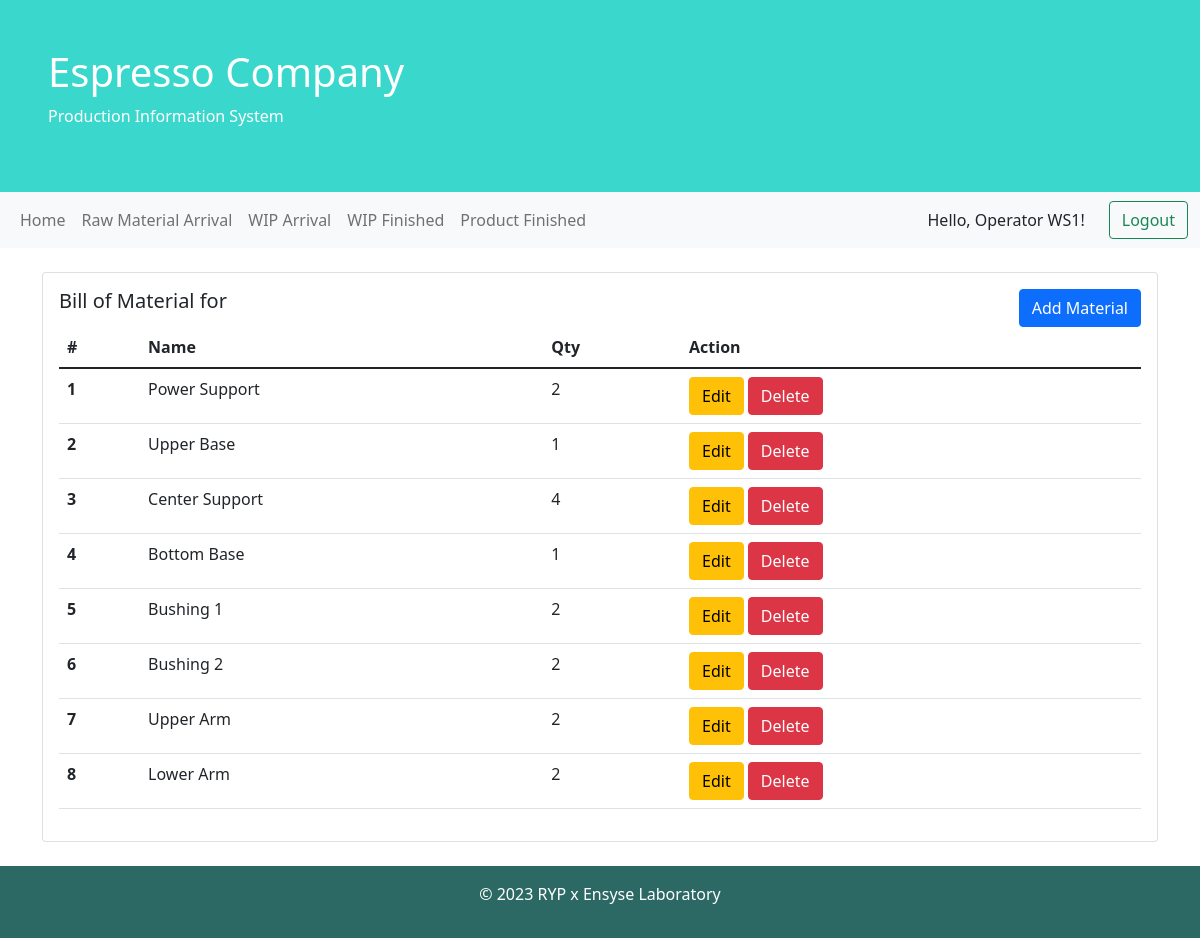
Page /wip/detail.php (signed in) on the committed database.
### tables this page shows
CREATE TABLE `wip_detail` (
  `id` int(11) NOT NULL,
  `wip_id` int(11) NOT NULL,
  `raw_material_id` int(11) NOT NULL,
  `qty` int(11) NOT NULL
);

CREATE TABLE `raw_material` (
  `id` int(11) NOT NULL,
  `name` varchar(255) NOT NULL,
  `qty` int(11) NOT NULL,
  `price` bigint(20) NOT NULL
);

### model/Wip.php (called while the page is built, shortened)
<?php
class WIP extends Database
{
	function __construct()
	{
		$this->connection = mysqli_connect($this->host, $this->username, $this->password, $this->database);
	}
	function getWIP($id)
	{
		$query = "SELECT * FROM wip WHERE id='$id' ";
		$data = mysqli_query($this->connection, $query);
		if (!$this->connection->query($query)) {
			echo ("Error description: " . $this->connection->error);
		}
		return mysqli_fetch_assoc($data);
	}
	function detailWIP($id = null)
	{
		if ($id == null) {
			$query = "SELECT a.*,b.name as wip_name,c.name as material_name FROM wip_detail a JOIN wip b ON a.wip_id=b.id JOIN raw_material c ON a.raw_material_id=c.id";
		} else {
			$query = "SELECT a.*,b.name as wip_name,c.name as material_name FROM wip_detail a JOIN wip b ON a.wip_id=b.id JOIN raw_material c ON a.raw_material_id=c.id WHERE a.wip_id=$id ";
		}
		$data = mysqli_query($this->connection, $query);
		return $data;
	}
}

### wip/detail.php (the view, shortened to what this page needs)
<?php
include '../model/Wip.php';
$db = new WIP();
$details = $db->detailWIP($_GET['id']);
$wip = $db->getWIP($_GET['id']);
?>
<!DOCTYPE html>
<html lang="en">
<head>
    <link href="https://cdn.jsdelivr.net/npm/bootstrap@5.1.3/dist/css/bootstrap.min.css" rel="stylesheet">
    <link rel="stylesheet" href="../style.css">
</head>
<body>
    <div class="container-fluid p-5 bg-blue text-white text-centerr">
        <h1>Espresso Company</h1>
        <p>Production Information System</p>
    </div>
    <div class="container mt-4">
        <div class="row">
            <div class="col-lg-12">
                <div class="card">
                    <div class="card-body">
                        <div class="row">
                            <div class="col-6">
                                <h5 class="card-title">Bill of Material for <?= $wip['name'] ?></h5>
                            </div>
                            <div class="col-6 text-end">
                                <a href="add-bom.php?id=<?= $wip['id'] ?>" class="btn btn-primary">Add Material</a>
                            </div>
                        </div>
                        <table class="table">
                            <thead>
                                <tr>
                                    <th scope="col">#</th>
                                    <th scope="col">Name</th>
                                    <th scope="col">Qty</th>
                                    <th scope="col">Action</th>
                                </tr>
                            </thead>
                            <tbody>
                                <?php $i = 1;
                                foreach ($details as $detail) { ?>
                                    <tr>
                                        <th scope="row"><?= $i ?></th>
                                        <td><?= $detail['material_name'] ?></td>
                                        <td><?= $detail['qty'] ?></td>
                                        <td>
                                            <a href="edit-bom.php?id=<?= $detail['id'] ?>&wip=<?= $wip['id'] ?>" class="btn btn-warning">Edit</a>
                                            <a href="process.php?action=delete-bom&id=<?= $detail['id'] ?>&wip=<?= $wip['id'] ?>" class="btn btn-danger">Delete</a>
                                        </td>
                                    </tr>
                                <?php $i++;
                                } ?>
                            </tbody>
                        </table>
                    </div>
                </div>
            </div>
        </div>
    </div>
    <div class="mt-4 p-3 bg-green text-white text-center">
        <p>&copy 2023 RYP x Ensyse Laboratory</p>
    </div>
</body>
</html>

### style.css (style rules this page uses)
.bg-blue { background-color: #3ad7cd; }
.bg-green { background-color: #2C6965; }

### rows in the picture
wip_detail: raw_material.name "Power Support", qty "2"
wip_detail: raw_material.name "Upper Base", qty "1"
wip_detail: raw_material.name "Center Support", qty "4"
wip_detail: raw_material.name "Bottom Base", qty "1"
wip_detail: raw_material.name "Bushing 1", qty "2"
wip_detail: raw_material.name "Bushing 2", qty "2"
wip_detail: raw_material.name "Upper Arm", qty "2"
wip_detail: raw_material.name "Lower Arm", qty "2"

### other values in the picture
$_SESSION['name'] "Operator WS1"
